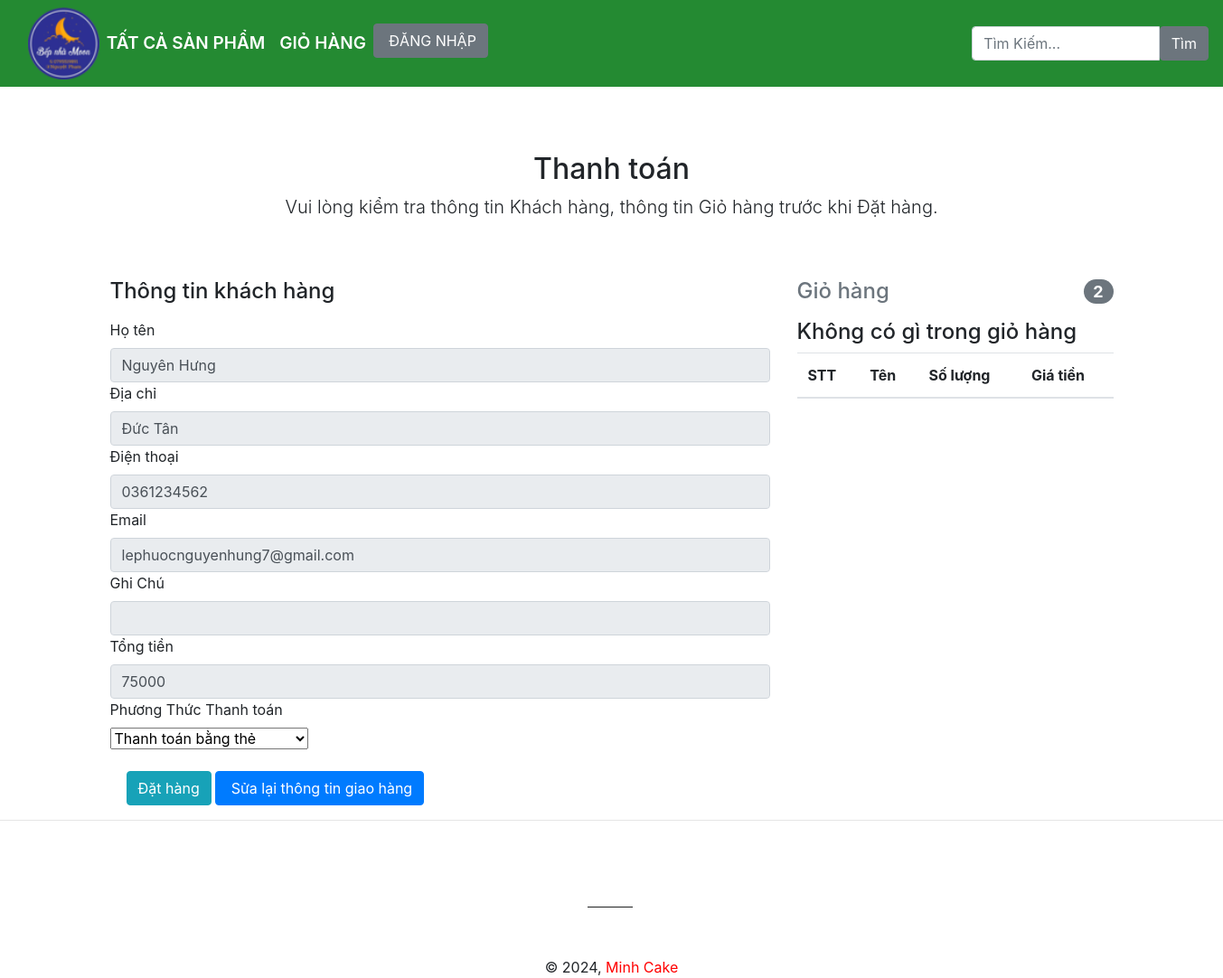
The app's page /order/phuongthucthanhtoan.php?id=11 with its own data.
### tables this page shows
CREATE TABLE `thanhvien` (
  `ID_ThanhVien` int(11) NOT NULL,
  `TenDangNhap` varchar(20) NOT NULL,
  `MatKhau` varchar(20) NOT NULL,
  `Email` varchar(50) NOT NULL,
  `HoVaTen` varchar(30) NOT NULL,
  `DiaChi` varchar(50) NOT NULL,
  `SoDienThoai` varchar(10) NOT NULL,
  `NgayDangKi` date NOT NULL
);

CREATE TABLE `hoadon` (
  `ID_HoaDon` int(11) NOT NULL,
  `ID_ThanhVien` int(11) NOT NULL,
  `ThoiGianLap` datetime NOT NULL,
  `DiaChi` varchar(30) NOT NULL,
  `GhiChu` varchar(30) NOT NULL,
  `GiaTien` float NOT NULL,
  `SoDienThoai` varchar(10) NOT NULL,
  `XuLy` tinyint(1) NOT NULL
);

### order/phuongthucthanhtoan.php (the view, shortened to what this page needs)
<?php
include("../conection.php");
$ID_ThanhVien = isset($_GET['id']) ? $_GET['id'] : '';
$sql_getOrder = "SELECT * FROM hoadon where ID_ThanhVien='$ID_ThanhVien' ORDER BY ID_HoaDon DESC";
$query_getOrder = mysqli_query($mysqli, $sql_getOrder);
$row_getOrder = mysqli_fetch_array($query_getOrder);
$sql_getCus = "SELECT * FROM thanhvien where ID_ThanhVien='$ID_ThanhVien' ORDER BY ID_ThanhVien DESC";
$query_getCus = mysqli_query($mysqli, $sql_getCus);
$row_getCus = mysqli_fetch_array($query_getCus);
?>
<!DOCTYPE html>
<html lang="vi" class="h-100">
<head>
    <link rel="stylesheet" href="../bootstrap/css/bootstrap.min.css">
    <link rel="stylesheet" href="../bootstrap/css/bootstrap.css">
    <link rel="stylesheet" href="../bootstrap/js/bootstrap.bundle.js">
    <link rel="stylesheet" href="../bootstrap/js/bootstrap.bundle.min.js">
    <link rel="stylesheet" href="../style.css">
    <link rel="stylesheet" href="../themify-icons/themify-icons.css">
</head>
<body>
    <div class="sticky-top">
        <div class="menu sticky-top">
            <nav class="navbar navbar-expand-lg header-custom" style="background-color: #248A32;">
                <div class="container-fluid font-header-custom">
                    <a class="navbar-branch" href="../index.php">
                        <img src="../image/logo/logo.png" height="80">
                    </a>
                    <div class="collapse navbar-collapse" id="navbarSupportedContent">
                        <ul class="navbar-nav me-auto mb-2 mb-lg-0">
                            <li class="nav-item">
                                <a class="nav-link active" href="../sanpham/index.php" style="color:white;">TẤT CẢ SẢN
                                    PHẨM</a>
                            </li>
                            <li class="nav-item">
                                <a class="nav-link" href="../cart" style="color:white;">GIỎ HÀNG</a>
                            </li>
                            <?php if (isset($_SESSION['TenDangNhap'])) { ?>
                                <li class="nav-item">
                                    <a class="nav-link active" href="../historyOrder.php" style="color:white;">LỊCH SỬ ĐẶT
                                        HÀNG</a>
                                </li>
                                <li class="nav-item">
                                    <a class="nav-link" href="../ThanhVien/logout.php" style="color:white;">ĐĂNG XUẤT</a>
                                </li>
                                <li class="nav-item">
                                    <a type="button" class="btn btn-secondary"
                                        href="../ThanhVien/profile.php?id=<?php echo $_SESSION['ID_ThanhVien'] ?>" id="btn"
                                        style="color:white;"></span>
                                        <?php echo $_SESSION['HoVaTen'] ?>
                                    </a>
                                </li>
                            <?php } else { ?>
                                <li><a type="button" class="btn btn-secondary" href="../ThanhVien/login.php">&nbsp;ĐĂNG NHẬP
                                    </a></li>
                            <?php } ?>
                        </ul>
                    </div>
                </div>
                <form action="../sanpham/actionSanPham.php?TimKiem" class="navbar-form navbar-right" method="POST">
                    <div class="input-group">
                        <input type="Search" placeholder="Tìm Kiếm..." class="form-control" name="tukhoa">
                        <div class="input-group-btn">
                            <input type="submit" class="btn btn-secondary" name='tim' value="Tìm">
                        </div>
                    </div>
                </form>
            </nav>
        </div>
    </div>
    <main role="main">
        <div class="container mt-4">
            <form class="needs-validation" name="frmthanhtoan" method="post" action="#">
                <div class="py-5 text-center">
                    <h2>Thanh toán</h2>
                    <p class="lead">Vui lòng kiểm tra thông tin Khách hàng, thông tin Giỏ hàng trước khi Đặt hàng.</p>
                </div>
                <div class="row">
                    <div class="col-md-4 order-md-2 mb-4">
                        <h4 class="d-flex justify-content-between align-items-center mb-3">
                            <span class="text-muted">Giỏ hàng</span>
                            <span class="badge badge-secondary badge-pill">2</span>
                        </h4>
                        <div class="tableInfo">
                            <table class="table">
                                <thead>
                                    <tr>
                                        <th scope="col">STT</th>
                                        <th scope="col">Tên</th>
                                        <th scope="col">Số lượng</th>
                                        <th scope="col">Giá tiền</th>
                                    </tr>
                                </thead>
                                <?php
                                if (isset($_SESSION['cart'])) {
                                    $i = 0;
                                    $allMoney = 0;
                                    $allAmount = 0;
                                    ?>
                                    <tbody>
                                        <?php foreach ($_SESSION['cart'] as $key => $value) {
                                            $i++;
                                            ?>
                                            <td>
                                                <?= $i ?>
                                            </td>
                                            <td>
                                                <?= $value['TenSanPham'] ?>
                                            </td>
                                            <td>
                                                <?= $value['qty'] ?>
                                            </td>
                                            <td>
                                                <?= $value['GiaBan'] ?> Đồng
                                            </td>
                                        </tbody>
                                        <?php
                                        }
                                } else {
                                    ?>
                                    <h4>Không có gì trong giỏ hàng</h4>
                                    <?php
                                }
                                ?>
                            </table>
                        </div>
                    </div>
                    <div class="col-md-8 order-md-1">
                        <h4 class="mb-3">Thông tin khách hàng</h4>
                        <div class="row">
                            <div class="col-md-12">
                                <label for="kh_ten">Họ tên</label>
                                <input type="text" class="form-control" name="kh_ten" id="kh_ten"
                                    value="<?php echo $row_getCus['HoVaTen'] ?>" readonly="">
                            </div>
                            <div class="col-md-12">
                                <label for="kh_diachi">Địa chỉ</label>
                                <input type="text" class="form-control" name="kh_diachi" id="kh_diachi"
                                    value="<?php echo $row_getOrder['DiaChi'] ?>" readonly="">
                            </div>
                            <div class="col-md-12">
                                <label for="kh_dienthoai">Điện thoại</label>
                                <input type="text" class="form-control" name="kh_dienthoai" id="kh_dienthoai"
                                    value="<?php echo $row_getCus['SoDienThoai'] ?>" readonly="">
                            </div>
                            <div class="col-md-12">
                                <label for="kh_email">Email</label>
                                <input type="text" class="form-control" name="kh_email" id="kh_email"
                                    value="<?php echo $row_getCus['Email'] ?>" readonly="">
                            </div>
                            <div class="col-md-12">
                                <label for="kh_ghiChu">Ghi Chú</label>
                                <input type="text" class="form-control" name="kh_ngaysinh" id="kh_ngaysinh"
                                    value="<?php echo $row_getOrder['GhiChu'] ?>" readonly="">
                            </div>
                            <div class="col-md-12">
                                <label for="kh_cmnd">Tổng tiền</label>
                                <input type="text" class="form-control" name="kh_cmnd" id="kh_cmnd"
                                    value="<?php echo $row_getOrder['GiaTien'] ?>" readonly="">
                            </div>
                        </div>
                        <form action="" method="POST">
                            <label for="kh_hinhThucThanhToan">Phương Thức Thanh toán</label>
                            <select class="form-select" aria-label=".form-select-lg example" style="" name="selectPay">
                                <option value="shipchuyenkhoan" selected>Thanh toán bằng thẻ</option>
                            </select>
                            <input type="submit" class="btn btn-info" name='dathang' value="Đặt hàng">
                            <a class="btn btn-primary" href="suaOrder.php?id=<?php echo $row_getOrder['ID_HoaDon']; ?>">
                                &nbsp;Sửa lại thông tin giao hàng</a>
                        </form>
                    </div>
                </div>
            </form>
        </div>
    </main>
    <hr class="hr--large">
    <div class="space" style="text-align: center; background-color: #white ">
        <img style="" src="../image/thanhspace.PNG">
        <p class="site-footer__copyright-content">
            © 2024,
            <a href="" \title="" style=" color: red"> Minh Cake</a>
    </div>
</body>
</html>

### style.css (style rules this page uses)
.header-custom { background-color: #CCFFFF }
.font-header-custom { font-weight: 600; font-size: 19px }
.text-center { text-align: center; }

### records on screen
thanhvien: kh_ten "Nguyên Hưng", kh_dienthoai "0361234562", kh_email "lephuocnguyenhung7@gmail.com"
hoadon: kh_diachi "Đức Tân", kh_cmnd "75000"
